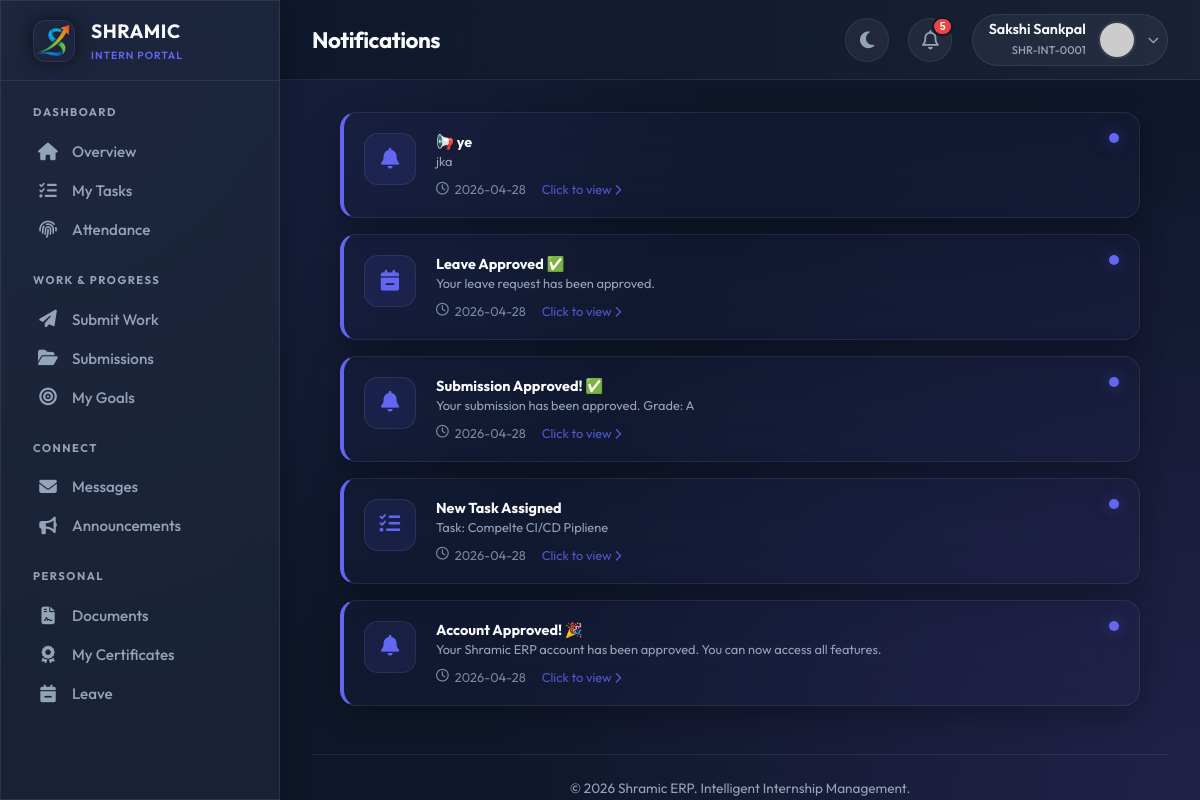
Page /intern/notifications (signed in) on the committed database.
### tables this page shows
CREATE TABLE users (
            id INTEGER PRIMARY KEY AUTOINCREMENT,
            intern_id TEXT UNIQUE,
            usn TEXT UNIQUE NOT NULL,
            full_name TEXT NOT NULL,
            phone TEXT NOT NULL,
            email TEXT UNIQUE NOT NULL,
            password_hash TEXT NOT NULL,
            role TEXT NOT NULL,
            photo_url TEXT,
            status TEXT DEFAULT 'PENDING',
            is_admin BOOLEAN DEFAULT 0,
            department TEXT,
            join_date DATE,
            emergency_contact TEXT,
            address TEXT,
            last_login TIMESTAMP,
            login_count INTEGER DEFAULT 0,
            created_at TIMESTAMP DEFAULT CURRENT_TIMESTAMP,
            updated_at TIMESTAMP DEFAULT CURRENT_TIMESTAMP
        );

CREATE TABLE notifications (
            id INTEGER PRIMARY KEY AUTOINCREMENT,
            user_id INTEGER,
            title TEXT NOT NULL,
            message TEXT NOT NULL,
            type TEXT,
            link TEXT,
            is_read BOOLEAN DEFAULT 0,
            created_at TIMESTAMP DEFAULT CURRENT_TIMESTAMP,
            FOREIGN KEY (user_id) REFERENCES users(id)
        );

### app.py (the view)
@app.route('/intern/notifications')
@login_required
@approved_required
def intern_notifications():
    conn = get_db_connection()
    cur = conn.cursor()
    cur.execute("""
        SELECT * FROM notifications
        WHERE user_id = ?
        ORDER BY created_at DESC
        LIMIT 50
    """, (current_user.id,))
    notifications = cur.fetchall()
    cur.execute("""
        UPDATE notifications
        SET is_read = 1
        WHERE user_id = ?
    """, (current_user.id,))
    conn.commit()
    conn.close()
    return render_template('intern/notifications.html', notifications=notifications)

### app.py (called while the page is built)
@app.before_request
def make_session_permanent():
    session.permanent = True
    app.permanent_session_lifetime = timedelta(days=365)
    if current_user.is_authenticated:
        try:
            conn = get_db_connection()
            cur = conn.cursor()
            current_timestamp = format_datetime(get_current_datetime())
            cur.execute("UPDATE users SET updated_at = ? WHERE id = ?",
                       (current_timestamp, current_user.id))
            conn.commit()
            conn.close()
        except:
            pass

def get_db_connection():
    conn = sqlite3.connect(DATABASE)
    conn.row_factory = sqlite3.Row
    return conn

def get_current_datetime():
    return datetime.now(TIMEZONE)

def format_datetime(dt, format_str='%Y-%m-%d %H:%M:%S'):
    if dt is None: return None
    if isinstance(dt, str): return dt
    return dt.strftime(format_str)

@login_manager.user_loader
def load_user(user_id):
    conn = get_db_connection()
    cur = conn.cursor()
    cur.execute("SELECT * FROM users WHERE id = ?", (user_id,))
    user_data = cur.fetchone()
    conn.close()
    return User(dict(user_data)) if user_data else None

def approved_required(f):
    @wraps(f)
    def decorated_function(*args, **kwargs):
        if not current_user.is_authenticated:
            return redirect(url_for('login'))
        if current_user.status != 'APPROVED' and not current_user.is_admin:
            return render_template('auth/pending.html')
        return f(*args, **kwargs)
    return decorated_function

@app.context_processor
def inject_globals():
    unread_count = 0
    if current_user.is_authenticated:
        try:
            conn = get_db_connection()
            cur = conn.cursor()
            cur.execute("""
                SELECT COUNT(*) as count
                FROM notifications
                WHERE user_id = ? AND is_read = 0
            """, (current_user.id,))
            unread_count = cur.fetchone()['count']
            conn.close()
        except:
            pass
    return {
        'now': get_current_datetime(),
        'app_name': 'Shramic ERP',
        'unread_notifications': unread_count
    }

### templates/intern/notifications.html (shortened to what this page needs)
{% extends "intern/base.html" %} {% block title %}Notifications{% endblock %} {%
block page_title %}Notifications{% endblock %}  {% block content %}
<div class="notif-wrapper">
  {% if notifications %} {% for notification in notifications %}  {% set title_lower =
  notification.title|lower %} {% if 'task' in title_lower %} {% set target_url =
  url_for('intern_tasks') %} {% set icon = 'fa-tasks' %} {% elif 'message' in
  title_lower or 'chat' in title_lower %} {% set target_url =
  url_for('intern_messages') %} {% set icon = 'fa-envelope' %} {% elif
  'attendance' in title_lower or 'present' in title_lower %} {% set target_url =
  url_for('intern_attendance') %} {% set icon = 'fa-fingerprint' %} {% elif
  'leave' in title_lower %} {% set target_url = url_for('intern_leave') %} {%
  set icon = 'fa-calendar-minus' %} {% elif 'announcement' in title_lower %} {%
  set target_url = url_for('intern_announcements') %} {% set icon =
  'fa-bullhorn' %} {% else %} {% set target_url = '#' %} {% set icon = 'fa-bell'
  %} {% endif %}
  <a
    href="{{ target_url }}"
    class="glass-panel notif-card {% if not notification.is_read %}unread{% endif %}"
  >
    <div class="notif-icon-box">
      <i class="fas {{ icon }}"></i>
    </div>
    <div class="notif-content">
      <h4 class="notif-title">{{ notification.title }}</h4>
      <p class="notif-message">{{ notification.message }}</p>
      <div class="notif-time">
        <i class="far fa-clock"></i>
        {{ notification.created_at.split()[0] if notification.created_at else
        'Just now' }}
        <span style="margin-left: 10px; color: var(--primary)"
          >Click to view
          <i class="fas fa-chevron-right" style="font-size: 0.7rem"></i
        ></span>
      </div>
    </div>
  </a>
  {% endfor %} {% endif %}
</div>
{% endblock %}

### templates/intern/base.html (shortened to what this page needs)
<!doctype html>
<html lang="en">
  <head>
    <link
      rel="stylesheet"
      href="https://cdnjs.cloudflare.com/ajax/libs/font-awesome/6.4.0/css/all.min.css"
    />
  </head>
  <body data-theme="dark" x-data="{ sidebarOpen: false }">
    <div class="app-container">
      <aside class="sidebar glass-panel" :class="{ 'open': sidebarOpen }">
        <div class="sidebar-header">
          <div class="logo-box">
            <img
              src="{{ url_for('static', filename='images/favicon.png') }}"
              alt="Shramic Logo"
            />
          </div>
          <div>
            <h1
              style="
                font-size: 1.2rem;
                font-weight: 700;
                letter-spacing: 0.5px;
                color: var(--text-main);
              "
            >
              SHRAMIC
            </h1>
            <span
              style="
                font-size: 0.65rem;
                color: var(--primary);
                font-weight: 600;
                letter-spacing: 1px;
                text-transform: uppercase;
              "
              >Intern Portal</span
            >
          </div>
        </div>
        <nav class="sidebar-nav custom-scrollbar">
          <div class="nav-category">Dashboard</div>
          <a
            href="{{ url_for('intern_dashboard') }}"
            class="nav-link {{ 'active' if request.endpoint == 'intern_dashboard' }}"
          >
            <i class="fas fa-home"></i> <span>Overview</span>
          </a>
          <a
            href="{{ url_for('intern_tasks') }}"
            class="nav-link {{ 'active' if request.endpoint == 'intern_tasks' }}"
          >
            <i class="fas fa-tasks"></i> <span>My Tasks</span>
          </a>
          <a
            href="{{ url_for('intern_attendance') }}"
            class="nav-link {{ 'active' if request.endpoint == 'intern_attendance' }}"
          >
            <i class="fas fa-fingerprint"></i> <span>Attendance</span>
          </a>
          <div class="nav-category">Work & Progress</div>
          <a
            href="{{ url_for('intern_submit') }}"
            class="nav-link {{ 'active' if request.endpoint == 'intern_submit' }}"
          >
            <i class="fas fa-paper-plane"></i> <span>Submit Work</span>
          </a>
          <a
            href="{{ url_for('intern_submissions') }}"
            class="nav-link {{ 'active' if request.endpoint == 'intern_submissions' }}"
          >
            <i class="fas fa-folder-open"></i> <span>Submissions</span>
          </a>
          <a
            href="{{ url_for('intern_goals') }}"
            class="nav-link {{ 'active' if request.endpoint == 'intern_goals' }}"
          >
            <i class="fas fa-bullseye"></i> <span>My Goals</span>
          </a>
          <div class="nav-category">Connect</div>
          <a
            href="{{ url_for('intern_messages') }}"
            class="nav-link {{ 'active' if request.endpoint == 'intern_messages' }}"
          >
            <i class="fas fa-envelope"></i> <span>Messages</span>
          </a>
          <a
            href="{{ url_for('intern_announcements') }}"
            class="nav-link {{ 'active' if request.endpoint == 'intern_announcements' }}"
          >
            <i class="fas fa-bullhorn"></i> <span>Announcements</span>
          </a>
          <div class="nav-category">Personal</div>
          <a
            href="{{ url_for('intern_documents') }}"
            class="nav-link {{ 'active' if request.endpoint == 'intern_documents' }}"
          >
            <i class="fas fa-file-contract"></i> <span>Documents</span>
          </a>
          <a
            href="{{ url_for('intern_certificates') }}"
            class="nav-link {{ 'active' if request.endpoint == 'intern_certificates' }}"
          >
            <i class="fas fa-award"></i> <span>My Certificates</span>
          </a>
          <a
            href="{{ url_for('intern_leave') }}"
            class="nav-link {{ 'active' if request.endpoint == 'intern_leave' }}"
          >
            <i class="fas fa-calendar-minus"></i> <span>Leave</span>
          </a>
        </nav>
      </aside>
      <main class="main-content">
        <header class="top-header">
          <div style="display: flex; align-items: center">
            <h2 class="page-title">{% block page_title %}{% endblock %}</h2>
          </div>
          <div class="header-actions">
            <button class="icon-btn" id="theme-btn" title="Toggle Theme">
              <i class="fas fa-moon"></i>
            </button>
            <div class="relative-container" x-data="{ open: false }">
              <button @click="open = !open" class="icon-btn">
                <i class="far fa-bell"></i>
                {% if unread_notifications > 0 %}
                <span class="badge">{{ unread_notifications }}</span>
                {% endif %}
              </button>
            </div>
            <div class="relative-container" x-data="{ userMenuOpen: false }">
              <div class="user-pill" @click="userMenuOpen = !userMenuOpen">
                <div class="user-info">
                  <span class="user-name">{{ current_user.full_name }}</span>
                  <span class="user-role">{{ current_user.intern_id }}</span>
                </div>
                {% if current_user.photo_url %}
                <img
                  src="{{ url_for('uploaded_file', filename='profiles/' + current_user.photo_url) }}"
                  class="avatar"
                />
                {% else %}
                <img
                  src="https://ui-avatars.com/api/?name={{ current_user.full_name }}&background=6366f1&color=fff"
                  class="avatar"
                />
                {% endif %}
                <i
                  class="fas fa-chevron-down"
                  style="font-size: 0.7rem; color: var(--text-muted)"
                ></i>
              </div>
            </div>
          </div>
        </header>
        <div class="content-body">
           {% block content %}{% endblock %}
          <footer
            style="
              margin-top: 3rem;
              border-top: 1px solid var(--glass-border);
              padding-top: 1.5rem;
              text-align: center;
              color: var(--text-muted);
              font-size: 0.85rem;
            "
          >
            &copy; {{ now.year }} Shramic ERP. Intelligent Internship
            Management.
          </footer>
        </div>
      </main>
    </div>
  </body>
</html>

### rows in the picture
users: full_name "Sakshi Sankpal", intern_id "SHR-INT-0001"
notifications: title "📢 ye", message "jka", created_at "2026-04-28"
notifications: title "Leave Approved ✅", message "Your leave request has been approved.", created_at "2026-04-28"
notifications: title "Submission Approved! ✅", message "Your submission has been approved. Grade: A", created_at "2026-04-28"
notifications: title "New Task Assigned", message "Task: Compelte CI/CD Pipliene", created_at "2026-04-28"
notifications: title "Account Approved! 🎉", message "Your Shramic ERP account has been approved. You can now access all features.", created_at "2026-04-28"

### other values in the picture
{{ unread_notifications }} "5"
{{ now.year }} "2026"
